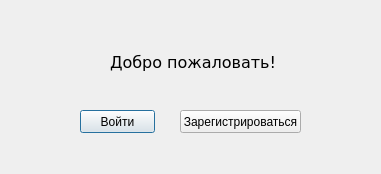
<?xml version="1.0" encoding="UTF-8"?>
<ui version="4.0">
 <class>Dialog</class>
 <widget class="QDialog" name="Dialog">
  <property name="geometry">
   <rect>
    <x>0</x>
    <y>0</y>
    <width>381</width>
    <height>174</height>
   </rect>
  </property>
  <property name="windowTitle">
   <string>Dialog</string>
  </property>
  <widget class="QPushButton" name="pushButton">
   <property name="geometry">
    <rect>
     <x>80</x>
     <y>110</y>
     <width>75</width>
     <height>23</height>
    </rect>
   </property>
   <property name="text">
    <string>Войти</string>
   </property>
  </widget>
  <widget class="QPushButton" name="pushButton_2">
   <property name="geometry">
    <rect>
     <x>180</x>
     <y>110</y>
     <width>121</width>
     <height>23</height>
    </rect>
   </property>
   <property name="text">
    <string>Зарегистрироваться</string>
   </property>
  </widget>
  <widget class="QLabel" name="label_6">
   <property name="geometry">
    <rect>
     <x>110</x>
     <y>50</y>
     <width>181</width>
     <height>24</height>
    </rect>
   </property>
   <property name="font">
    <font>
     <family>Verdana</family>
     <pointsize>12</pointsize>
    </font>
   </property>
   <property name="text">
    <string>Добро пожаловать!</string>
   </property>
  </widget>
 </widget>
 <resources/>
 <connections/>
</ui>
